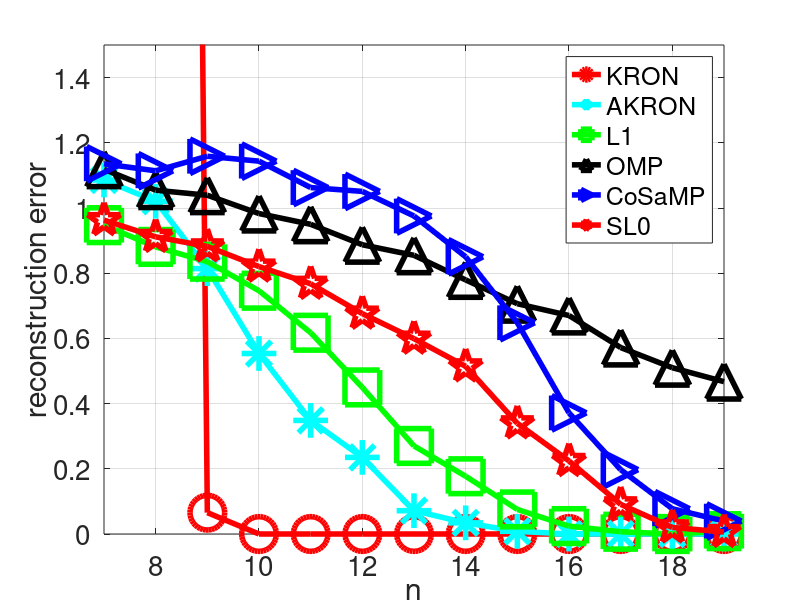
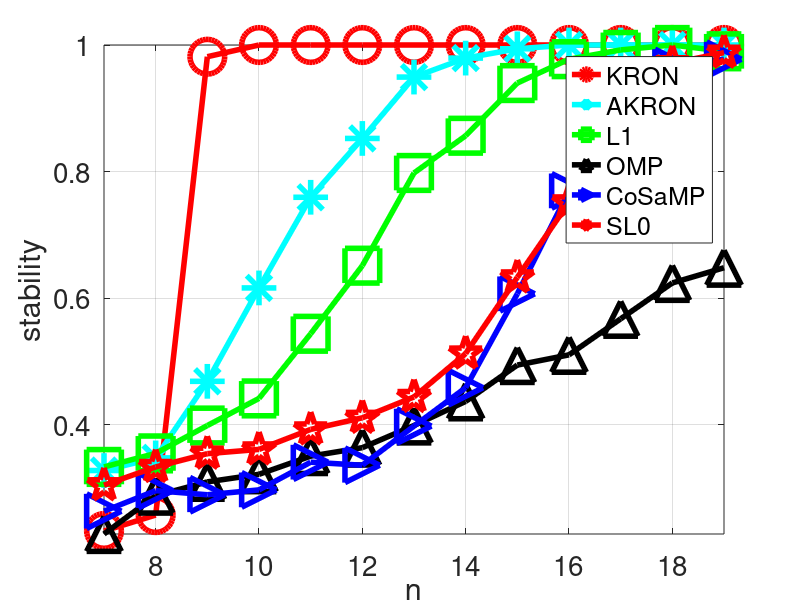
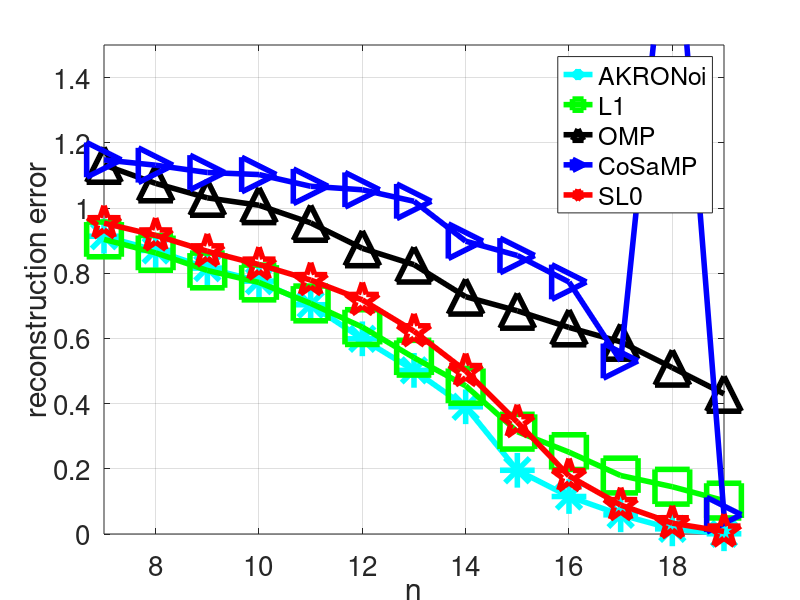
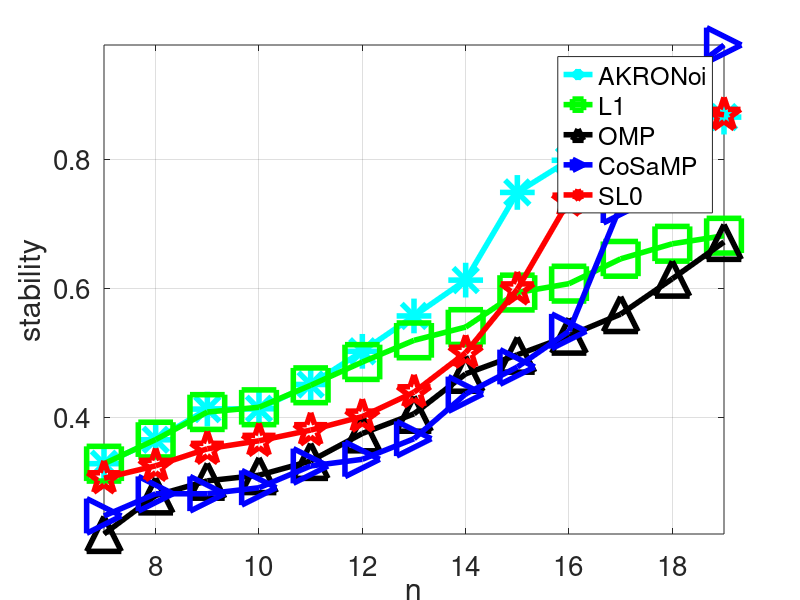

Reproduce these figures in MATLAB, in order. (Note: this script raises an error after producing the figures.)
%% experiment_fix_p_sweep_n_small
clc
clear
close all

load mat/experiments_fixP_sweepN_small_23-Feb-2017.mat

lw = 4;
ms = 25;
fs = 20;

i_kron = 1;
i_akron = 4;
i_akronoi = 6;
i_cosamp = 2;
i_omp = 3;
i_sl0 = 8;
i_l1 = 5;
i_l1n = 7;

m_kron = 'ro-';
m_akron = 'c*-';
m_akronoi = 'c*-';
m_cosamp = 'b>-';
m_omp = 'k^-';
m_sl0 = 'rp-';
m_l1 = 'gs-';
m_l1n = 'gs-';


h1 = figure;
hold on; 
box on; 
grid on;
plot(Ps, errs_clean(i_kron, :), m_kron, 'LineWidth', lw, 'MarkerSize', ms);
plot(Ps, errs_clean(i_akron, :), m_akron, 'LineWidth', lw, 'MarkerSize', ms);
plot(Ps, errs_clean(i_l1, :), m_l1, 'LineWidth', lw, 'MarkerSize', ms);
plot(Ps, errs_clean(i_omp, :), m_omp, 'LineWidth', lw, 'MarkerSize', ms);
plot(Ps, errs_clean(i_cosamp, :), m_cosamp, 'LineWidth', lw, 'MarkerSize', ms);
plot(Ps, errs_clean(i_sl0, :), m_sl0, 'LineWidth', lw, 'MarkerSize', ms);
axis tight;
ylim([0 1.5])
legend('KRON', 'AKRON', 'L1', 'OMP', 'CoSaMP', 'SL0', 'Location', 'best')
xlabel('n', 'FontSize', fs);
ylabel('reconstruction error', 'FontSize', fs);
set(gca, 'fontsize', fs);
% saveas(h1, 'eps/experiments_fixP_sweepN_small_errors.eps', 'eps2c');


h2 = figure;
hold on; 
box on; 
grid on;
plot(Ps, errs_clean_2(i_kron, :), m_kron, 'LineWidth', lw, 'MarkerSize', ms);
plot(Ps, errs_clean_2(i_akron, :), m_akron, 'LineWidth', lw, 'MarkerSize', ms);
plot(Ps, errs_clean_2(i_l1, :), m_l1, 'LineWidth', lw, 'MarkerSize', ms);
plot(Ps, errs_clean_2(i_omp, :), m_omp, 'LineWidth', lw, 'MarkerSize', ms);
plot(Ps, errs_clean_2(i_cosamp, :), m_cosamp, 'LineWidth', lw, 'MarkerSize', ms);
plot(Ps, errs_clean_2(i_sl0, :), m_sl0, 'LineWidth', lw, 'MarkerSize', ms);
axis tight;
legend('KRON', 'AKRON', 'L1', 'OMP', 'CoSaMP', 'SL0', 'Location', 'best')
xlabel('n', 'FontSize', fs);
ylabel('stability', 'FontSize', fs);
set(gca, 'fontsize', fs);
% saveas(h2, 'eps/experiments_fixP_sweepN_small_stability.eps', 'eps2c');



h3 = figure;
hold on; 
box on; 
grid on;
% plot(Ps, errs_noise(i_kron, :), m_kron, 'LineWidth', lw, 'MarkerSize', ms);
plot(Ps, errs_noise(i_akronoi, :), m_akronoi, 'LineWidth', lw, 'MarkerSize', ms);
plot(Ps, errs_noise(i_l1n, :), m_l1n, 'LineWidth', lw, 'MarkerSize', ms);
plot(Ps, errs_noise(i_omp, :), m_omp, 'LineWidth', lw, 'MarkerSize', ms);
plot(Ps, errs_noise(i_cosamp, :), m_cosamp, 'LineWidth', lw, 'MarkerSize', ms);
plot(Ps, errs_noise(i_sl0, :), m_sl0, 'LineWidth', lw, 'MarkerSize', ms);
axis tight;
ylim([0 1.5])
legend('AKRONoi', 'L1', 'OMP', 'CoSaMP', 'SL0', 'Location', 'best')
xlabel('n', 'FontSize', fs);
ylabel('reconstruction error', 'FontSize', fs);
set(gca, 'fontsize', fs);
% saveas(h3, 'eps/experiments_fixP_sweepN_small_errors_noise.eps', 'eps2c');


h4 = figure;
hold on; 
box on; 
grid on;
% plot(Ps, errs_noise_2(i_kron, :), m_kron, 'LineWidth', lw, 'MarkerSize', ms);
plot(Ps, errs_noise_2(i_akronoi, :), m_akronoi, 'LineWidth', lw, 'MarkerSize', ms);
plot(Ps, errs_noise_2(i_l1n, :), m_l1n, 'LineWidth', lw, 'MarkerSize', ms);
plot(Ps, errs_noise_2(i_omp, :), m_omp, 'LineWidth', lw, 'MarkerSize', ms);
plot(Ps, errs_noise_2(i_cosamp, :), m_cosamp, 'LineWidth', lw, 'MarkerSize', ms);
plot(Ps, errs_noise_2(i_sl0, :), m_sl0, 'LineWidth', lw, 'MarkerSize', ms);
axis tight;
legend('AKRONoi', 'L1', 'OMP', 'CoSaMP', 'SL0', 'Location', 'best')
xlabel('n', 'FontSize', fs);
ylabel('stability', 'FontSize', fs);
set(gca, 'fontsize', fs);
% saveas(h4, 'eps/experiments_fixP_sweepN_small_stability_noise.eps', 'eps2c');


h5 = figure;
hold on; 
box on; 
grid on;
plot(Ps, timez_B(i_kron, :), m_kron, 'LineWidth', lw, 'MarkerSize', ms);
plot(Ps, timez_B(i_akronoi, :), m_akronoi, 'LineWidth', lw, 'MarkerSize', ms);
plot(Ps, timez_B(i_l1n, :), m_l1n, 'LineWidth', lw, 'MarkerSize', ms);
plot(Ps, timez_B(i_omp, :), m_omp, 'LineWidth', lw, 'MarkerSize', ms);
plot(Ps, timez_B(i_cosamp, :), m_cosamp, 'LineWidth', lw, 'MarkerSize', ms);
plot(Ps, timez_B(i_sl0, :), m_sl0, 'LineWidth', lw, 'MarkerSize', ms);
axis tight;
legend('KRON', 'AKRON', 'L1', 'OMP', 'CoSaMP', 'SL0', 'Location', 'best')
xlabel('n', 'FontSize', fs);
ylabel('time', 'FontSize', fs);
set(gca, 'fontsize', fs);
% saveas(h5, 'eps/experiments_fixP_sweepN_small_time.eps', 'eps2c');

%% experiment_larger_data.m
clc
clear
close all

Z = {'mat/experiment_large_Gaussian_mp10_noise_25-Feb-2017.mat'
  'mat/experiment_large_Gaussian_mp20_noise_25-Feb-2017.mat'
  'mat/experiment_large_Gaussian_mp30_noise_26-Feb-2017.mat'
  'mat/experiment_large_Gaussian_mp40_noise_26-Feb-2017.mat'};

for rr = 1:numel(Z)
  load(Z{rr});
  
  lw = 4;
  ms = 25;
  fs = 20;
  
  h = figure; 
  grid on;
  hold on;
  box on;
  plot(n_set, errs_no_norm(1, :), 'b>-', 'LineWidth', lw, 'MarkerSize', ms) % CoSaMP
  plot(n_set, errs_no_norm(2, :), 'k^-', 'LineWidth', lw, 'MarkerSize', ms) % OMP
  plot(n_set, errs_no_norm(3, :), 'c*-', 'LineWidth', lw, 'MarkerSize', ms) % AKRON
  plot(n_set, errs_no_norm(4, :), 'rp-', 'LineWidth', lw, 'MarkerSize', ms) % L1
  plot(n_set, errs_no_norm(5, :), 'gs-', 'LineWidth', lw, 'MarkerSize', ms) % SL0
  % legend('CoSamp', 'AKRON', 'L1', 'Location', 'best')
  legend('CoSamp', 'OMP', 'AKRON', 'L1', 'SL0', 'Location', 'best')
  xlabel('p', 'FontSize', 20);
  ylabel('reconstruction error', 'FontSize', 20);
  box on;
  set(gca, 'fontsize', 20);
  saveas(h, ['eps/large_errors_',num2str(100*mp),'.eps'], 'eps2c')
  
  
  h = figure; 
  hold on;
  box on;
  grid on;
  plot(n_set, stabilities(1, :), 'b>-', 'LineWidth', lw, 'MarkerSize', ms) % CoSaMP
  plot(n_set, stabilities(2, :), 'k^-', 'LineWidth', lw, 'MarkerSize', ms) % OMP
  plot(n_set, stabilities(3, :), 'c*-', 'LineWidth', lw, 'MarkerSize', ms) % AKRON
  plot(n_set, stabilities(4, :), 'rp-', 'LineWidth', lw, 'MarkerSize', ms) % L1
  plot(n_set, stabilities(5, :), 'gs-', 'LineWidth', lw, 'MarkerSize', ms) % SL0
  legend('CoSamp', 'OMP', 'AKRON', 'L1', 'SL0', 'Location', 'best')
  xlabel('p', 'FontSize', 20);
  ylabel('stability', 'FontSize', 20);
  box on;
  set(gca, 'fontsize', 20);
  saveas(h, ['eps/large_stability_',num2str(100*mp),'.eps'], 'eps2c')
  
  h = figure; 
  grid on;
  hold on;
  box on;
  plot(n_set, timez(1, :), 'b>-', 'LineWidth', lw, 'MarkerSize', ms) % CoSaMP
  plot(n_set, timez(2, :), 'k^-', 'LineWidth', lw, 'MarkerSize', ms) % OMP
  plot(n_set, timez(3, :), 'c*-', 'LineWidth', lw, 'MarkerSize', ms) % AKRON
  plot(n_set, timez(4, :), 'rp-', 'LineWidth', lw, 'MarkerSize', ms) % AKRON
  plot(n_set, timez(5, :), 'gs-', 'LineWidth', lw, 'MarkerSize', ms) % SL0
  % plot(n_set, log(timez(4, :)), 'gs-', 'LineWidth', lw, 'MarkerSize', ms) % L1
  legend('CoSamp', 'OMP', 'AKRON', 'L1', 'SL0', 'Location', 'best')
  xlabel('p', 'FontSize', 20);
  ylabel('evaluation time', 'FontSize', 20);
  box on;
  set(gca, 'fontsize', 20);
  saveas(h, ['eps/large_timess_',num2str(100*mp),'.eps'], 'eps2c')
  
  close all;
  clearvars -except rr Z
end
